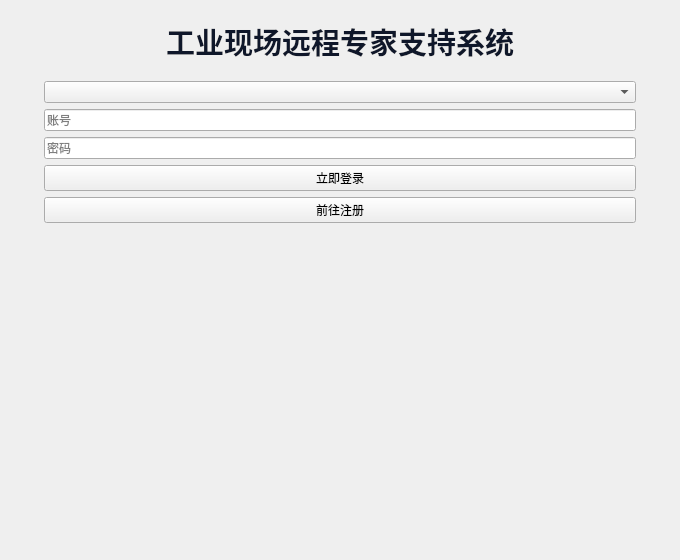
<?xml version="1.0" encoding="UTF-8"?>
<ui version="4.0">
 <class>Login</class>
 <widget class="QWidget" name="Login">
  <property name="geometry">
   <!-- 放大窗口，避免按钮被裁剪 -->
   <rect><x>0</x><y>0</y><width>680</width><height>560</height></rect>
  </property>
  <property name="minimumSize">
   <size><width>680</width><height>560</height></size>
  </property>
  <property name="windowTitle"><string>登录</string></property>

  <layout class="QVBoxLayout" name="mainLayout">
   <property name="leftMargin"><number>20</number></property>
   <property name="topMargin"><number>20</number></property>
   <property name="rightMargin"><number>20</number></property>
   <property name="bottomMargin"><number>20</number></property>

   <!-- 顶部大标题：放大字号、加粗、深色 -->
   <item>
    <widget class="QLabel" name="lbTitle">
     <property name="objectName"><string>headline</string></property>
     <property name="text"><string>工业现场远程专家支持系统</string></property>
     <property name="alignment"><set>Qt::AlignHCenter|Qt::AlignVCenter</set></property>
     <property name="margin"><number>8</number></property>
     <property name="styleSheet">
      <string notr="true">color: #0f172a;</string>
     </property>
     <property name="font">
      <font>
       <pointsize>22</pointsize>
       <weight>75</weight>
       <bold>true</bold>
      </font>
     </property>
     <property name="minimumHeight">
      <number>48</number>
     </property>
    </widget>
   </item>

   <!-- 表单区：无边框，仅布局 -->
   <item>
    <widget class="QFrame" name="card">
     <property name="frameShape"><enum>QFrame::NoFrame</enum></property>
     <property name="frameShadow"><enum>QFrame::Plain</enum></property>
     <layout class="QVBoxLayout" name="cardLayout">
      <property name="leftMargin"><number>24</number></property>
      <property name="topMargin"><number>12</number></property>
      <property name="rightMargin"><number>24</number></property>
      <property name="bottomMargin"><number>12</number></property>

      <item><widget class="QComboBox" name="cbRole"/></item>
      <item><widget class="QLineEdit" name="leUsername">
        <property name="placeholderText"><string>账号</string></property>
      </widget></item>
      <item><widget class="QLineEdit" name="lePassword">
        <property name="placeholderText"><string>密码</string></property>
        <property name="echoMode"><enum>QLineEdit::Password</enum></property>
      </widget></item>

      <item>
       <layout class="QVBoxLayout" name="btnsLayout">
        <item><widget class="QPushButton" name="btnLogin">
          <property name="text"><string>立即登录</string></property>
        </widget></item>
        <item><widget class="QPushButton" name="btnToReg">
          <property name="text"><string>前往注册</string></property>
        </widget></item>
       </layout>
      </item>
     </layout>
    </widget>
   </item>

   <item><spacer name="spacer_bottom">
     <property name="orientation"><enum>Qt::Vertical</enum></property>
     <property name="sizeHint"><size><width>20</width><height>20</height></size></property>
   </spacer></item>

  </layout>
 </widget>
 <resources/>
 <connections/>
</ui>
